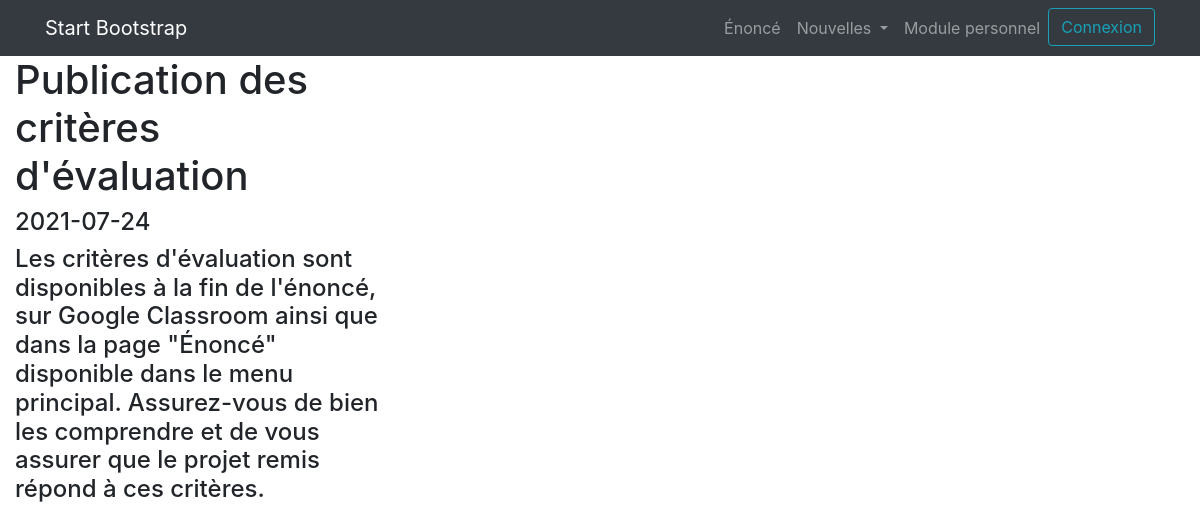
Page /nouvelle4.php on the committed database.
### tables this page shows
CREATE TABLE `nouvelles` (
  `id` int(11) NOT NULL,
  `titre` varchar(50) NOT NULL,
  `description_courte` varchar(125) NOT NULL,
  `description_longue` text NOT NULL,
  `date_nouvelle` date NOT NULL,
  `actif` tinyint(1) NOT NULL,
  `fk_categorie` int(11) NOT NULL
);

### nouvelle4.php (the view, shortened to what this page needs)
<?php include_once('include/header.php'); ?>
<div class="col-lg-4 mb-4">
    <h1>
          <?php
            $res = $mysqli->query("SELECT `titre` FROM `nouvelles` WHERE id=4 AND actif");
            while ($row = $res->fetch_assoc()) {
             echo $row["titre"];
            }
            ?>
    </h1>
    <h4>
            <?php
            $res = $mysqli->query("SELECT `date_nouvelle` FROM `nouvelles` WHERE id=4 AND actif");
            while ($row = $res->fetch_assoc()) {
             echo $row["date_nouvelle"];
            }
            ?>
    </h4>
    <h4>
            <?php
            $res = $mysqli->query("SELECT `description_longue` FROM `nouvelles` WHERE id=4 AND actif");
            while ($row = $res->fetch_assoc()) {
             echo $row["description_longue"];
            }
            ?>
          </div>

### css/modern-business.css (style rules this page uses)
body { padding-top: 56px; }

### rows in the picture
nouvelles: titre "Publication des critères d'évaluation", date_nouvelle "2021-07-24", description_longue "Les critères d'évaluation sont disponibles à la fin de l'énoncé, sur Google Classroom ainsi que dans la page \"Énoncé\" disponible dans le menu principal. Assurez-vous de bien les comprendre et de vous assurer que le projet remis répond à ces critères."
